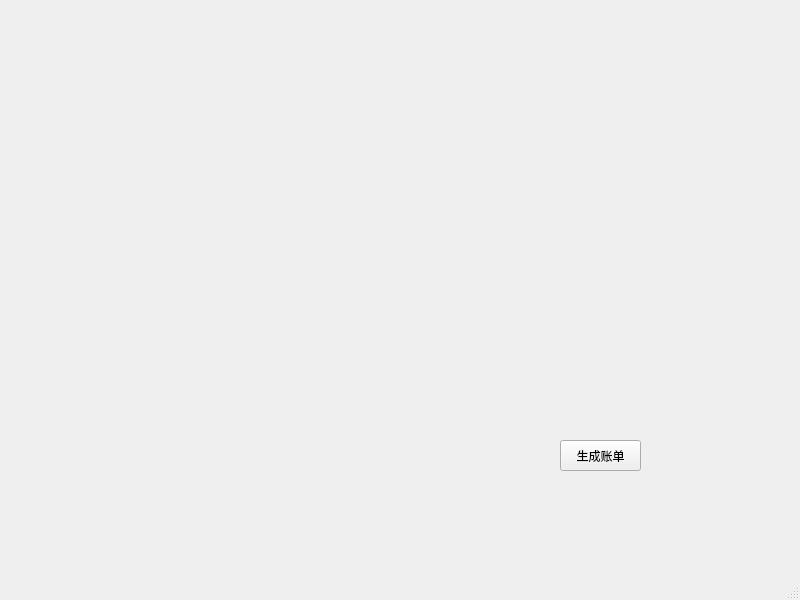
<?xml version="1.0" encoding="UTF-8"?>
<ui version="4.0">
 <class>MainWindow</class>
 <widget class="QMainWindow" name="MainWindow">
  <property name="geometry">
   <rect>
    <x>0</x>
    <y>0</y>
    <width>800</width>
    <height>600</height>
   </rect>
  </property>
  <property name="windowTitle">
   <string>MainWindow</string>
  </property>
  <widget class="QWidget" name="centralwidget">
   <widget class="QPushButton" name="pushButton">
    <property name="geometry">
     <rect>
      <x>560</x>
      <y>440</y>
      <width>81</width>
      <height>31</height>
     </rect>
    </property>
    <property name="text">
     <string>生成账单</string>
    </property>
   </widget>
  </widget>
  <widget class="QMenuBar" name="menubar">
   <property name="geometry">
    <rect>
     <x>0</x>
     <y>0</y>
     <width>800</width>
     <height>23</height>
    </rect>
   </property>
  </widget>
  <widget class="QStatusBar" name="statusbar"/>
 </widget>
 <resources/>
 <connections/>
</ui>
